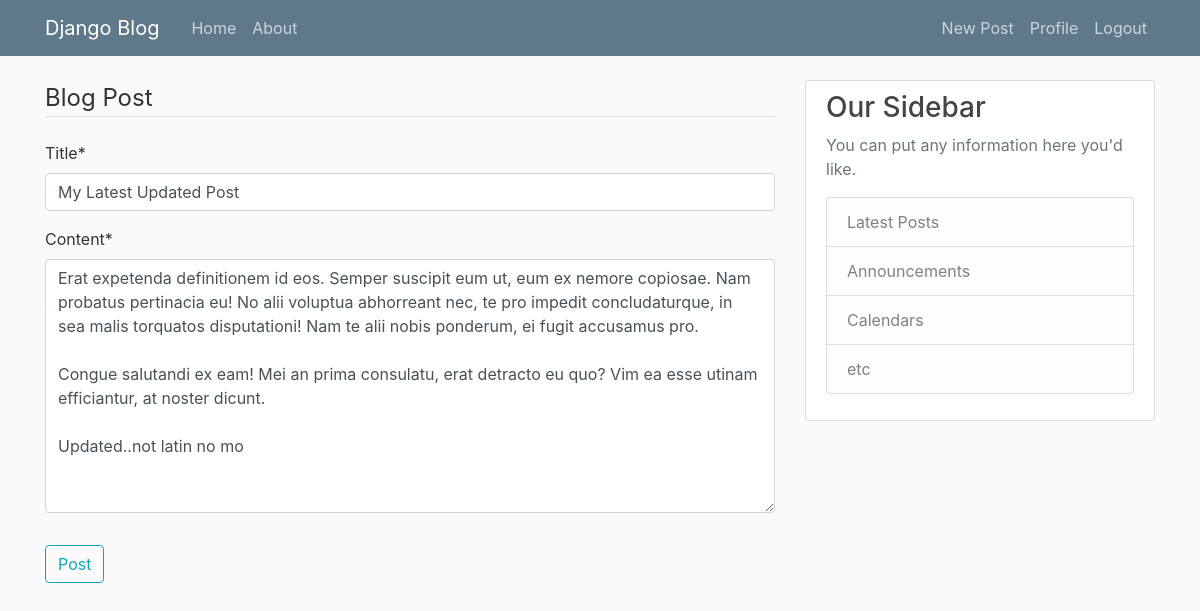
/post/29/update/ (signed in), run on the app's committed database.
### blog/models.py (models this page shows, shortened)
class Post(models.Model):
    title = models.CharField(max_length=100)
    content = models.TextField()
    date_posted = models.DateTimeField(default=timezone.now)
    author = models.ForeignKey(User, on_delete=models.CASCADE)

### blog/views.py (the view, shortened to what this page needs)
# urls.py: path('post/<int:pk>/update/', PostUpdateView.as_view(), name='post-update'),
class PostUpdateView(LoginRequiredMixin, UserPassesTestMixin, UpdateView):
    model = Post
    fields = ['title', 'content']
    def test_func(self):
        post = self.get_object()
        if self.request.user == post.author:
            return True
        return False

### blog/templates/blog/post_form.html (shortened to what this page needs)
{% extends "blog/base.html" %}
{% load crispy_forms_tags %}
{% block content %}
    <div class = "context-section">
        <form method = "POST">
            <fieldset class = "form-group">
                <legend class = "border-bottom mb-4"> Blog Post </legend>
                {{ form|crispy }}
            </fieldset>
            <div class = "form-group">
                <button class = "btn btn-outline-info" type = "submit"> Post </button>
            </div>
        </form>
    </div>
{% endblock content %}

### blog/static/blog/main.css (style rules this page uses)
body { background: #fafafa; color: #333333; margin-top: 5rem; }

### data on the page
Post: title "My Latest Updated Post", content "Erat expetenda definitionem id eos. Semper suscipit eum ut, eum ex nemore copiosae. Nam probatus pertinacia eu! No alii voluptua abhorreant nec, te pro impedit concludaturque, in sea malis torquatos disputationi! Nam te alii nobis ponderum, ei fugit accusamus pro. Congue salutandi ex eam! Mei an prima consulatu, erat detracto eu quo? Vim ea esse utinam efficiantur, at noster dicunt. Updated..not latin no mo"
